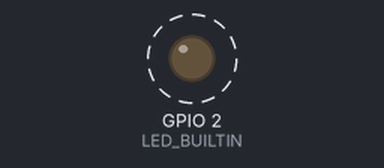
A sketch run on a simulated ESP32. Shown: output pins drawn as LEDs (lit = HIGH). Dashed ring = blinking.

Above: at 0.5 s.
Timing chart, 0 to 4.6 s (numbered marks = the images above):
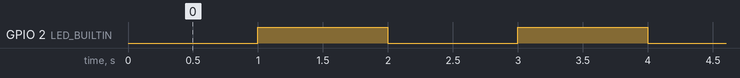

Measured:
- by itself, GPIO 2 (LED_BUILTIN): alternates HIGH for 1.0 s and LOW for 1.0 s

The sketch:

ledBuiltIn.ino
```cpp
#include "ledLib.hpp"

void setup(){
  ledInit();
}

void loop(){
  ledBlinker(1000);
}
```

ledLib.cpp
```cpp
#include <Arduino.h>
#include "ledLib.hpp"

void ledInit(){
    pinMode(LED_BUILTIN, OUTPUT);
    digitalWrite(LED_BUILTIN, LOW);
}

bool ledBlinker(int interval){
  static unsigned long lastTime=0;
  static bool ledState=false;

  if(millis()-lastTime>=interval){
    lastTime=millis();
    ledState=!ledState;
    digitalWrite(LED_BUILTIN, ledState);
    return true;
  }
  return false;
}
```

ledLib.hpp
```cpp
#ifndef LED_LIB_HPP
#define LED_LIB_HPP

#define LED_BUILTIN 2

void ledInit();
bool ledBlinker(int interval);

#endif
```
